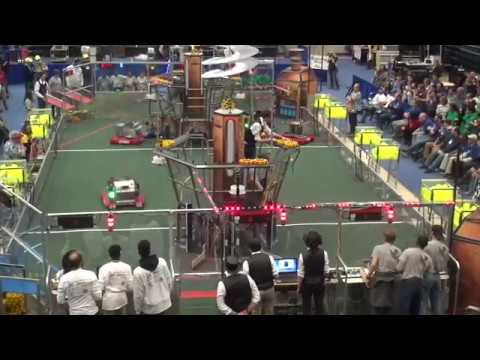
#> input picture examples/more_fuel.jpg, 480 x 360 px
$ python more_fuel.py
#> lines starting #> are read from the running program, lines starting #| are printed output that depends on the picture; after the words box and inside, x2 and y2 are one past the last pixel; in counts of white or black regions, pixels touching at a corner belong together
### sight/image.py
import cv2
import imutils
import numpy as np


class Image:
    def __init__(self, image):
        self.data = image

    def clone(self):
        return type(self)(self.data.copy())

    def show(self, window_name, size=None):
        if size:
            resized_image = cv2.resize(
                self.data,
                (
                    int(size[0]),
                    int(size[1])
                )
            )
            cv2.imshow(window_name, resized_image)
        else:
            cv2.imshow(window_name, self.data)
        return self

    # [40 lines left out: functions resize, smooth, blur, not called in this run]

    # Filter image with mask
    def mask(self, mask):
        self.data = cv2.bitwise_and(
            self.data,
            self.data,
            mask=mask
        )
        return self

    # [19 lines left out: function draw_text, not called in this run]

    def draw_circle(self, center, radius, color=(0, 255, 255), thickness=10):
        if center[0] > 1:
            raise Exception("X location for draw_circle out of bounds (needs to be between 0 and 1)")
        if center[0] < 0:
            raise Exception("X location for draw_circle out of bounds (needs to be between 0 and 1)")

        if center[1] > 1:
            raise Exception("Y location for draw_circle out of bounds (needs to be between 0 and 1)")
        if center[1] < 0:
            raise Exception("Y location for draw_circle out of bounds (needs to be between 0 and 1)")

        center = (
            int(center[0] * int(self.get_width())),
            int(center[1] * int(self.get_height())),
        )
        cv2.circle(self.data, center, radius, color, thickness)
        return self

    # [14 lines left out: function draw_target, not called in this run]

    def draw_targets(self, mask, color=None, thickness=None):
        blobs = self.get_blobs(mask)
        for blob in blobs:
            x, y, radius = blob

            if (x or y) and radius > 10:
                args = []
                if color:
                    args.append(color)
                if thickness:
                    args.append(color)
                self.draw_circle(
                    (x, y), radius, *args
                )

        return self

    def get_size(self): return self.data.shape[:2][::-1]
    def get_height(self): return self.data.shape[0]
    def get_width(self): return self.data.shape[1]

    # get mask for values range a to b
    def get_mask(self, a, b):
        mask = cv2.inRange(
            self.data,
            np.array(a),
            np.array(b)
            )
        return mask

    def get_blobs(self, mask):
        # find irregular shapes using mask
        contours = cv2.findContours(
            mask,
            cv2.RETR_TREE,
            cv2.CHAIN_APPROX_SIMPLE
        )

        # Between opencv 3 & 4, there is a breaking change in how
        # contours are returned by the findContours method.
        # In opencv 3, contours[1] is used. In opencv 2 & 4, contours[0]
        # is used instead.
        contours = contours[1] if imutils.is_cv3() else contours[0]


        blobs = []

        # if there is one or more contours
        if len(contours) > 0:
            for contour in contours:
                (x, y), radius = cv2.minEnclosingCircle(contour)
                x = int(x) / int(self.get_width())
                y = int(y) / int(self.get_height())
                radius = int(radius)

                blobs.append(
                    (x, y, radius)
                    )

        return blobs

    # [29 lines left out: function get_largest_blob, not called in this run]

    def convert_to_hsv(self):
        self.data = cv2.cvtColor(
            self.data,
            cv2.COLOR_BGR2HSV
        )
        return HSV_Image(
            self.data
        )

    # [8 lines left out: function convert_to_gray, not called in this run]

    def convert_to_bgr(self):
        return self


class HSV_Image(Image):
    def convert_to_hsv(self):
        return self

    # [12 lines left out: function convert_to_gray, not called in this run]

    def convert_to_bgr(self):
        self.data = cv2.cvtColor(
            self.data,
            cv2.COLOR_HSV2BGR
        )
        return Image(
            self.data
        )


class Gray_Image(Image):
    pass

### sight/__init__.py
import cv2
from .image import *
from .window import *


def wait_for_keypress():
    cv2.waitKey(0)

def escape_key_pressed():
    return cv2.waitKey(1) & 0xFF == 27

def exit():
    cv2.destroyAllWindows()

### examples/more_fuel.py
import cv2
from sight import *

image = cv2.imread("more_fuel.jpg", 1)
#> image is the input picture: shape (360, 480, 3); mean B, G, R 69.5, 75.9, 79.4


original = Image(image).show("original").convert_to_hsv()
#> in convert_to_hsv, `self.data = cv2.cvtColor( self.data, cv2.COLOR_BGR2HSV )`: self.data: shape (360, 480, 3); mean H, S, V 43.3, 44, 83.8

mask = original.get_mask(
    [27, 100, 100],
    [40, 255, 255]
)
#> in get_mask, `mask = cv2.inRange( self.data, np.array(a), np.array(b) )`:
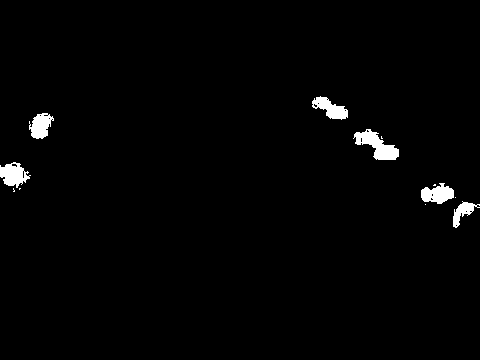
#> mask: shape (360, 480); 1.6% white; 12 white regions (6 under 20 px)

original.mask(mask).draw_targets(mask).convert_to_bgr().show("output")
#> in mask, `self.data = cv2.bitwise_and( self.data, self.data, mask=mask )`: self.data: shape (360, 480, 3); mean H, S, V 0.5, 2.4, 3.4
#> in get_blobs, `contours = cv2.findContours( mask, cv2.RETR_TREE, cv2.CHAIN_APPROX_SIM..`: contours = 29 contours, 23 with area under 20; largest, box (x1, y1, x2, y2) and area: (353, 129, 399, 160) 608, (0, 162, 31, 188) 448, (421, 183, 454, 204) 419, (312, 96, 348, 120) 401, (29, 113, 54, 139) 378, (453, 201, 480, 228) 242
#> the loop in get_blobs, `for contour in contours:` made 29 passes
#> (x, y, radius) on passes 2, 4, 8, 10, 11, 12, 13, 14, 15, 17, 18, 19: (0.971, 0.597, 17), (0.979, 0.586, 1), (0.0271, 0.525, 1), (0.91, 0.536, 16), (0.898, 0.55, 1), (0.9, 0.539, 1), (0.0292, 0.475, 15), (0.0479, 0.483, 4), (0.0292, 0.458, 3), (0.783, 0.403, 24), (0.752, 0.386, 2), (0.765, 0.361, 1)
#> (contour, x, y, radius) on passes 1, 3, 5, 6, 7, 9: ([[425, 204]], 0.885, 0.567, 0), ([[455, 225], [456, 224], [457, 225], [456, 226]], 0.95, 0.625, 1), ([[465, 211], [466, 210], [467, 211], [466, 212]], 0.971, 0.586, 1), ([[455, 197]], 0.948, 0.547, 0), ([[19, 188], [19, 189], [20, 188]], 0.0396, 0.522, 0), ([[434, 184], [433, 185], [435, 185], [435, 184]], 0.904, 0.511, 1)
#> after the loop in get_blobs, `for contour in contours:`: blobs = 29 items, first 6: (0.885, 0.567, 0), (0.971, 0.597, 17), (0.95, 0.625, 1), (0.979, 0.586, 1), (0.971, 0.586, 1), (0.948, 0.547, 0)
#> the loop in draw_targets, `for blob in blobs:` made 29 passes
#> (x, y, radius, center in draw_circle) on passes 2, 10, 13, 17, 20, 25: (0.971, 0.597, 17, (466, 215)), (0.91, 0.536, 16, (437, 193)), (0.0292, 0.475, 15, (14, 171)), (0.783, 0.403, 24, (376, 145)), (0.0854, 0.35, 14, (41, 125)), (0.685, 0.303, 19, (329, 108))
#> in convert_to_bgr, `self.data = cv2.cvtColor( self.data, cv2.COLOR_HSV2BGR )`:
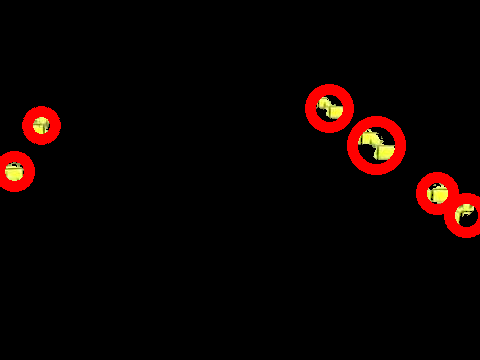
#> self.data: shape (360, 480, 3); mean B, G, R 0.9, 2.4, 12.3


wait_for_keypress()
exit()

$ run again, with examples/cube.jpg copied over examples/more_fuel.jpg
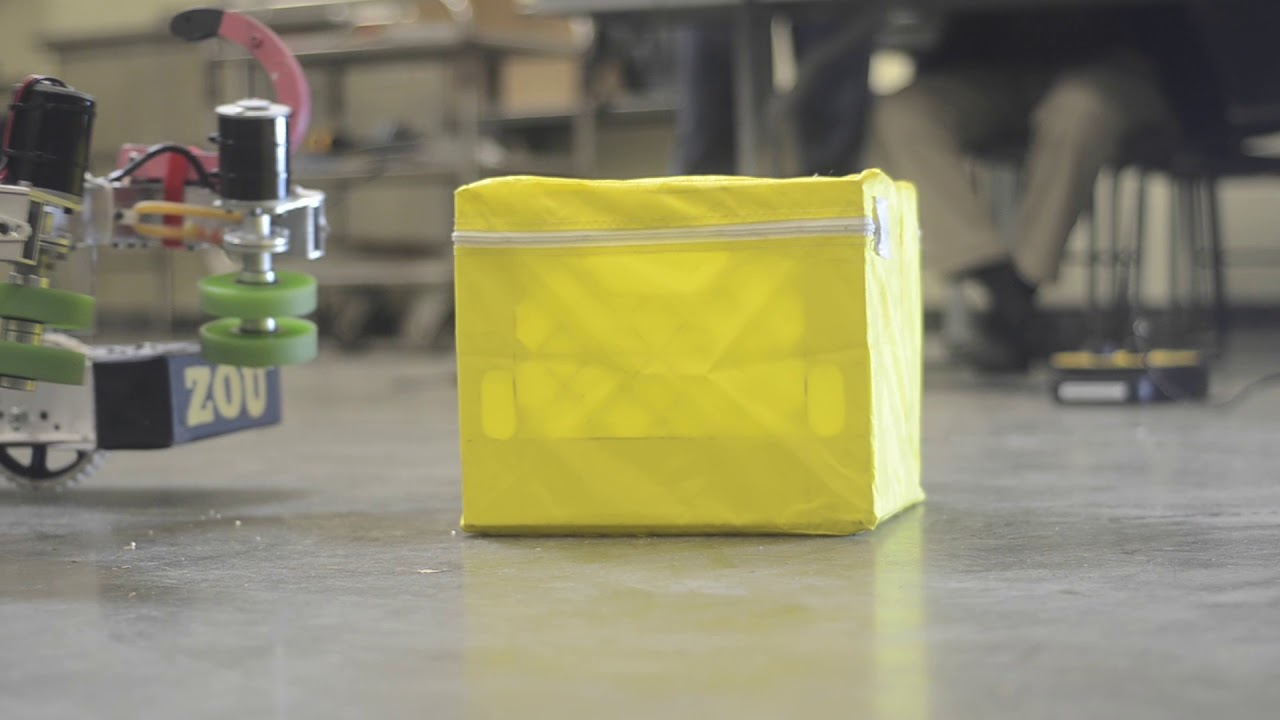
#> input picture examples/cube.jpg, 1280 x 720 px
#> image is the input picture: shape (720, 1280, 3); mean B, G, R 106.3, 135.4, 139
#> in get_mask, `mask = cv2.inRange( self.data, np.array(a), np.array(b) )`:
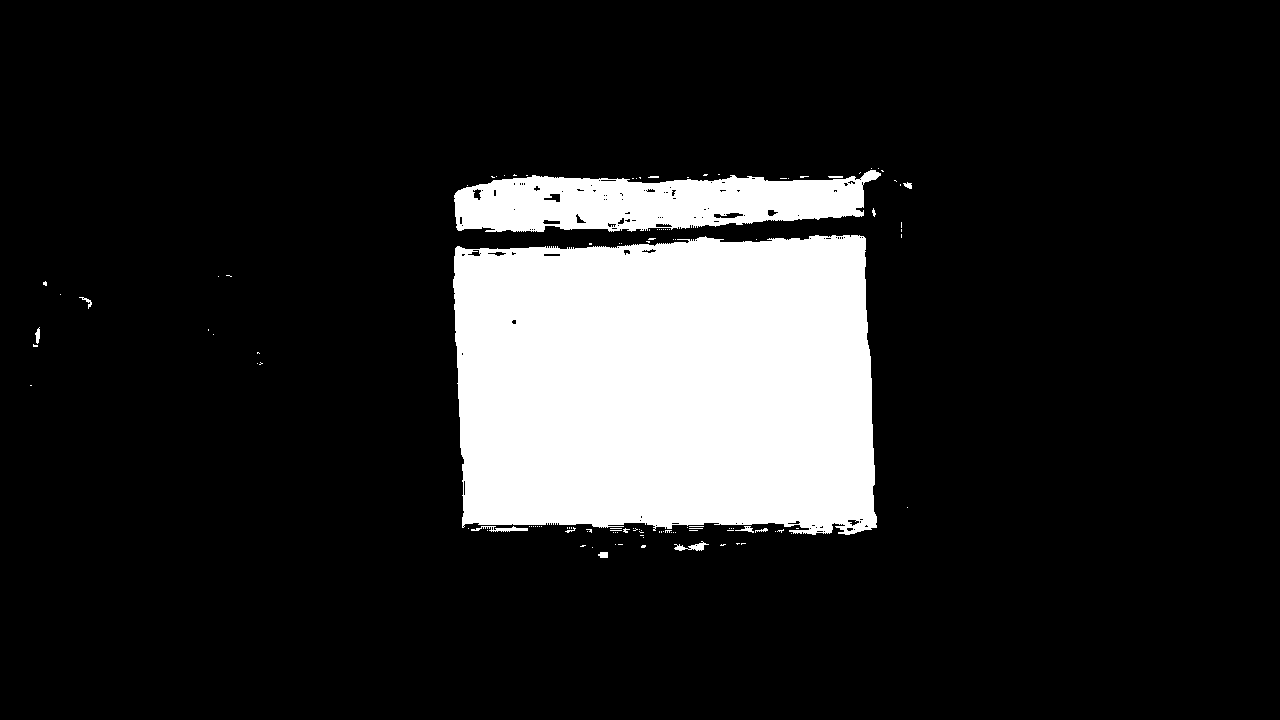
#> mask: shape (720, 1280); 14.7% white; 120 white regions (106 under 20 px)
#> contours = 238 contours, 204 with area under 20; largest, box (x1, y1, x2, y2) and area: (453, 235, 877, 535) 115938, (454, 170, 881, 232) 18476, (713, 212, 744, 219) 128, (674, 541, 709, 551) 102, (471, 526, 528, 532) 102
#> the loop in get_blobs, `for contour in contours:` made 238 passes
#> (contour, x, y, radius) on passes 2, 6, 7: ([[592, 547]], 0.463, 0.76, 0), ([[618, 544], [622, 544]], 0.484, 0.756, 2), ([[615, 544]], 0.48, 0.756, 0)
#> after the loop in get_blobs, `for contour in contours:`: blobs = 238 items, first 6: (0.47, 0.769, 4), (0.463, 0.76, 0), (0.502, 0.758, 2), (0.455, 0.757, 2), (0.564, 0.756, 2), (0.484, 0.756, 2)
#> the loop in draw_targets, `for blob in blobs:` made 238 passes
#> in convert_to_bgr, `self.data = cv2.cvtColor( self.data, cv2.COLOR_HSV2BGR )`:
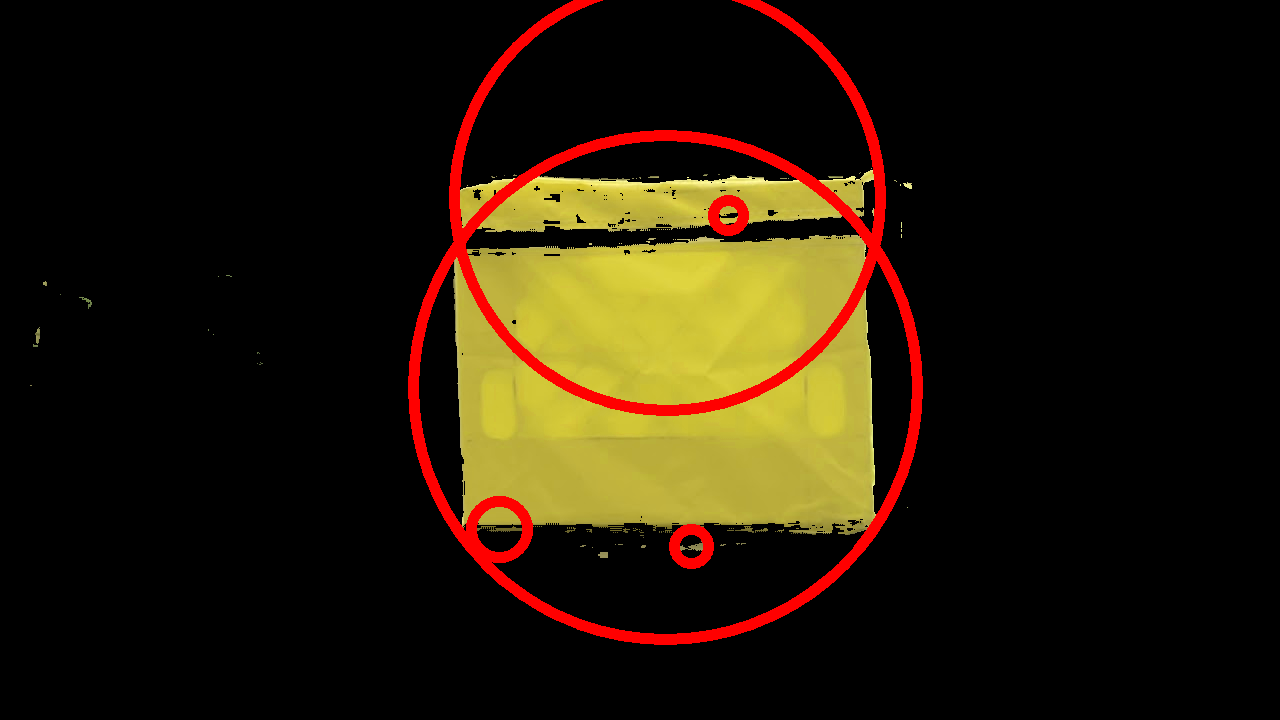
#> self.data: shape (720, 1280, 3); mean B, G, R 8.4, 25.5, 36.5

$ run again, with examples/cubes.jpg copied over examples/more_fuel.jpg
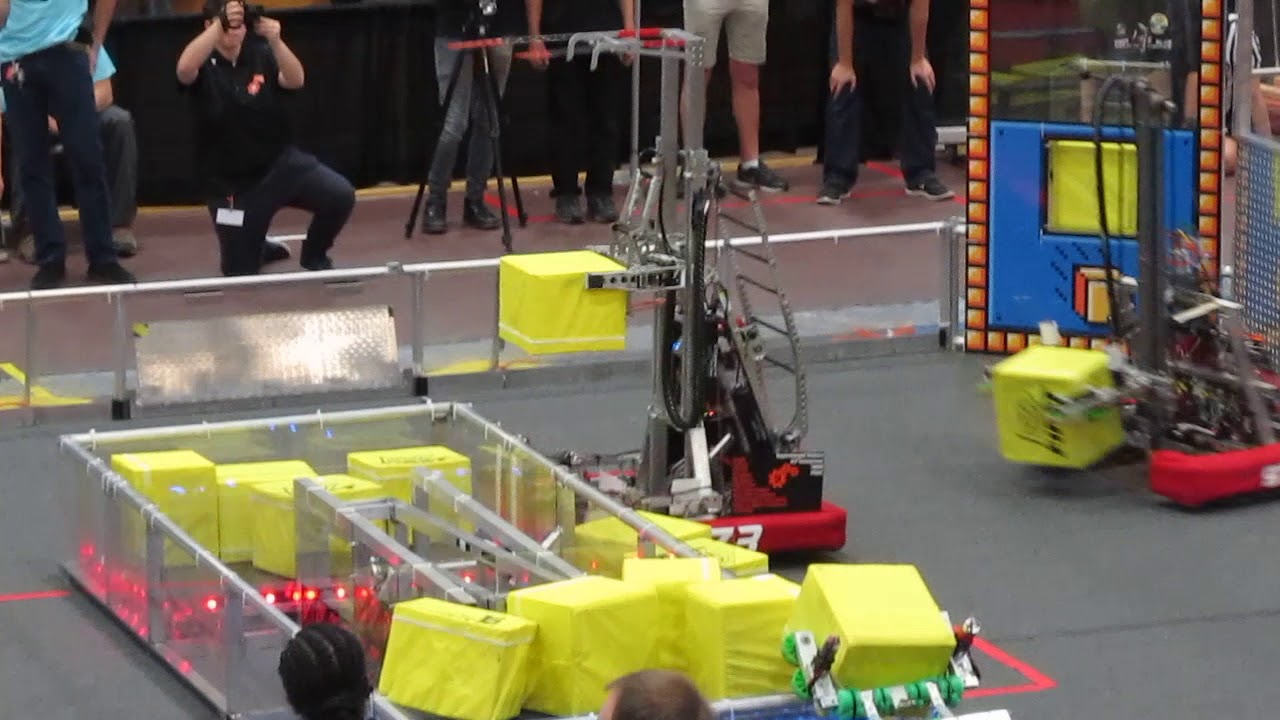
#> input picture examples/cubes.jpg, 1280 x 720 px
#> image is the input picture: shape (720, 1280, 3); mean B, G, R 84.7, 102.1, 109.8
#> in get_mask, `mask = cv2.inRange( self.data, np.array(a), np.array(b) )`:
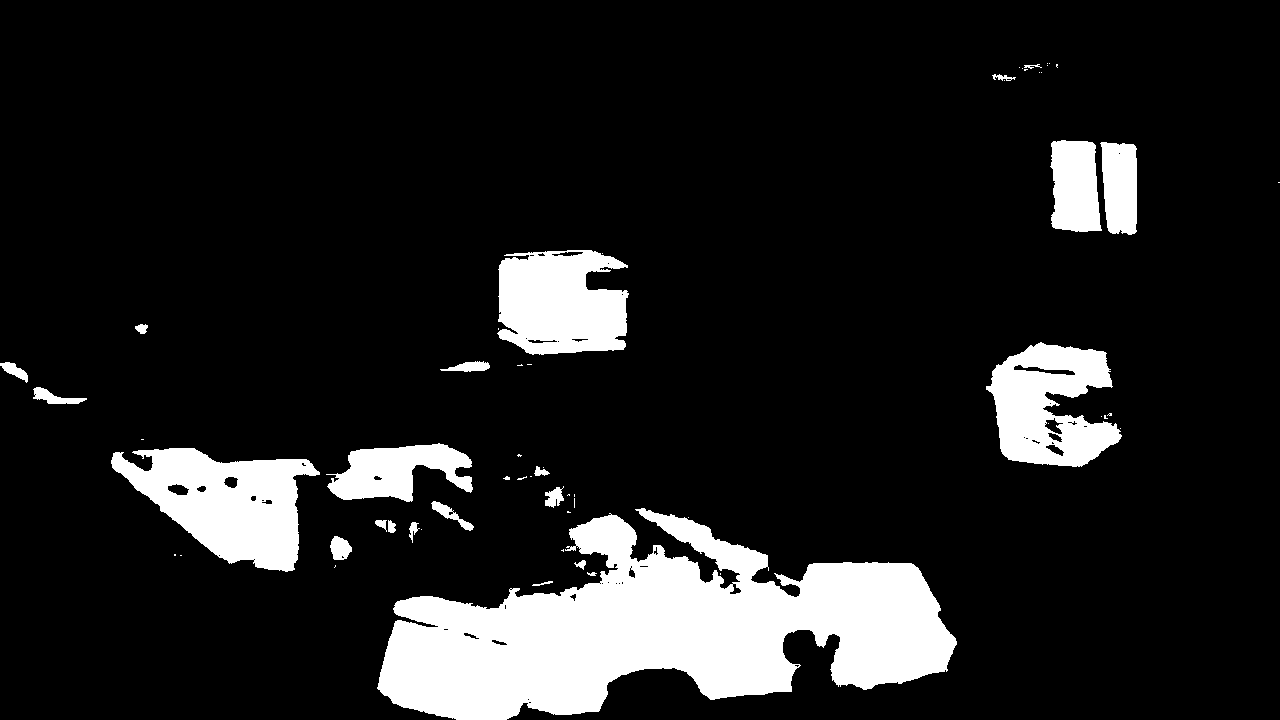
#> mask: shape (720, 1280); 12.8% white; 60 white regions (37 under 20 px)
#> contours = 119 contours, 77 with area under 20; largest, box (x1, y1, x2, y2) and area: (377, 508, 957, 720) 66036, (111, 448, 320, 572) 14440, (497, 250, 629, 355) 11088, (986, 342, 1122, 467) 10944, (326, 443, 473, 502) 4940
#> the loop in get_blobs, `for contour in contours:` made 119 passes
#> (x, y, radius) on passes 1, 3, 5, 8, 9, 10, 12, 13: (0.423, 0.81, 10), (0.462, 0.794, 4), (0.452, 0.782, 5), (0.439, 0.764, 1), (0.265, 0.76, 12), (0.267, 0.772, 1), (0.323, 0.739, 10), (0.305, 0.731, 6)
#> after the loop in get_blobs, `for contour in contours:`: blobs = 119 items, first 6: (0.423, 0.81, 10), (0.562, 0.796, 0), (0.462, 0.794, 4), (0.261, 0.786, 1), (0.452, 0.782, 5), (0.141, 0.771, 0)
#> the loop in draw_targets, `for blob in blobs:` made 119 passes
#> in convert_to_bgr, `self.data = cv2.cvtColor( self.data, cv2.COLOR_HSV2BGR )`:
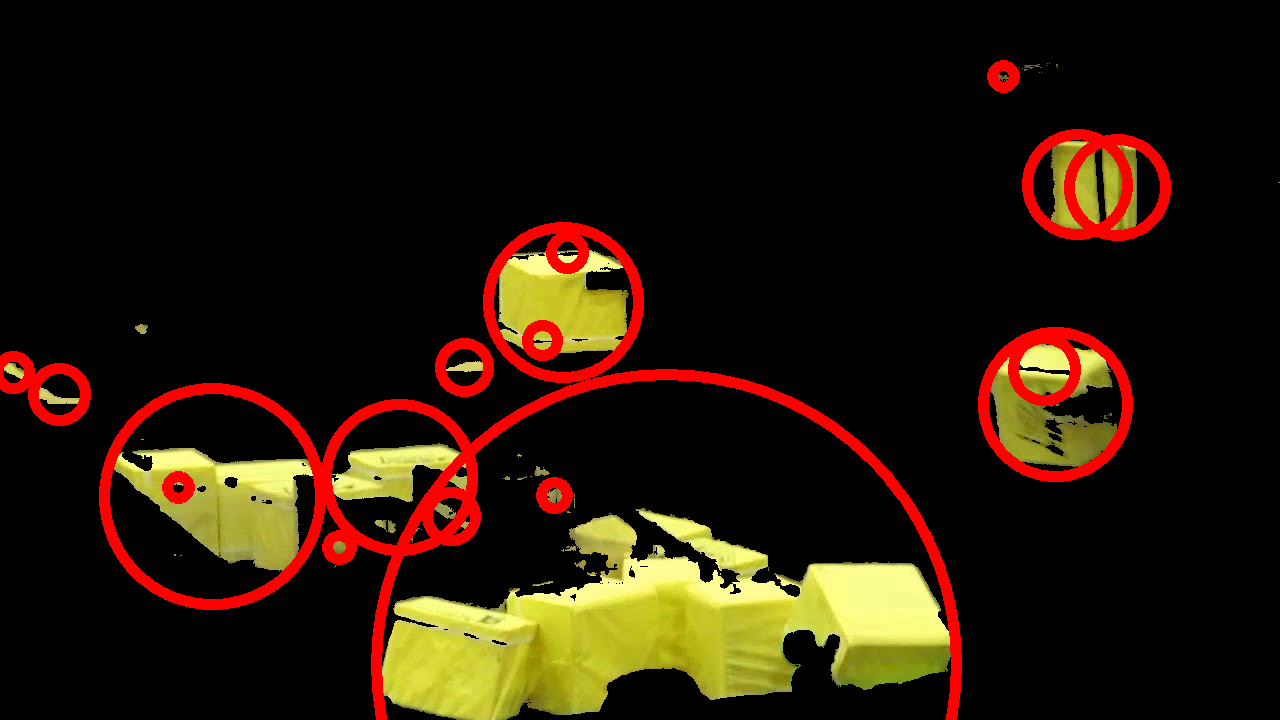
#> self.data: shape (720, 1280, 3); mean B, G, R 8.2, 23.3, 37.8
